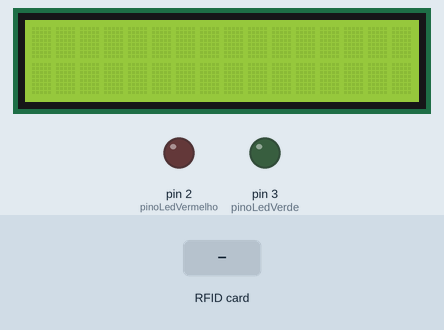
Recording of a sketch running on a simulated Arduino Uno, built with avr-gcc and run on an emulated ATmega328P. Shown: 16×2 character LCD, output pins drawn as LEDs (lit = HIGH). The test bench sets the inputs (shaded band). Pins used as bus, display or sensor lines are not drawn; what the sketch prints to the serial monitor is not drawn.

Above: at 1.3 s.
1.4 s: RFID card 73 B0 2B A6 held to the reader
At 2.6 s:
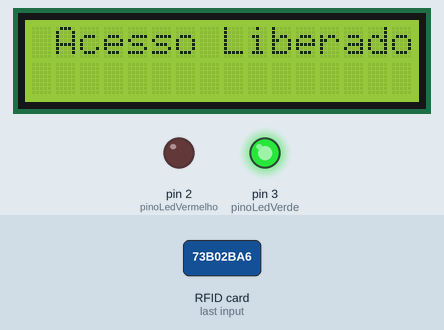
2.9 s: RFID card 5E 7A 19 C4 held to the reader
At 5.5 s:
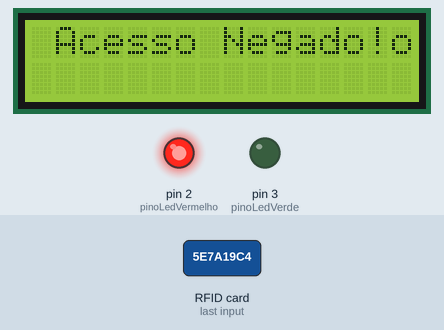
At 7.8 s:
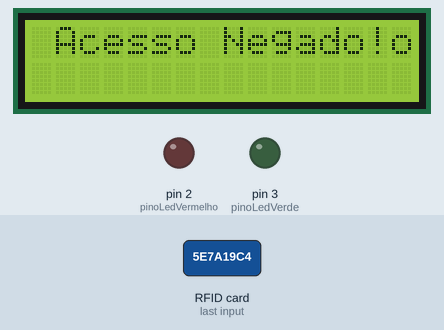
Timing chart, 0 to 9.3 s (numbered marks = the images above; inputs shaded):
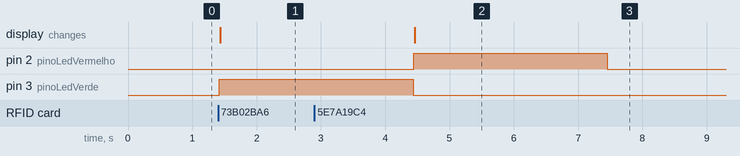

Measured:
- after the input at 1.4 s, pin 3 (pinoLedVerde): LOW → HIGH at once; the display: changes at once (image 1)
- after the input at 2.9 s, pin 2 (pinoLedVermelho): LOW → HIGH after 1.5 s, → LOW 3.0 s later; the display: changes after 1.6 s (image 2)

The sketch:

capture_uidtag.ino
```cpp
#include <SPI.h>
#include <Wire.h>
#include <LiquidCrystal_I2C.h>
#include <MFRC522.h>

#define SS_PIN 10 //PIN SDA
#define RST_PIN 9 //PIN RESET
#define I2C_ADDR    0x27
#define LCD_COLUMNS 16
#define LCD_LINES   2

LiquidCrystal_I2C lcd(I2C_ADDR, LCD_COLUMNS, LCD_LINES);


MFRC522 rfid(SS_PIN, RST_PIN); //PASSAGEM DE PARÂMETROS REFERENTE AOS PINOS
const int pinoLedVerde = 3; //LED VERDE
const int pinoLedVermelho = 2; //LED VERMELHO


void setup() {
  Wire.begin(); //INICIALIZA A BIBLIOTECA WIRE
  lcd.init();
  lcd.backlight();
  Serial.begin(9600); //INICIALIZA A SERIAL
  SPI.begin(); //INICIALIZA O BARRAMENTO SPI
  rfid.PCD_Init(); //INICIALIZA MFRC522
  pinMode(pinoLedVerde, OUTPUT);
  pinMode(pinoLedVermelho, OUTPUT);

  digitalWrite(pinoLedVerde, LOW);
  digitalWrite(pinoLedVermelho, LOW);

  Serial.println("Leitor RFID iniciado. Aproxime uma tag/cartão para leitura...");
}

void loop() {
  if (!rfid.PICC_IsNewCardPresent() || !rfid.PICC_ReadCardSerial()) //VERIFICA SE O CARTÃO PRESENTE NO LEITOR É DIFERENTE DO ÚLTIMO CARTÃO LIDO. CASO NÃO SEJA, FAZ
    return;

  /*if (!rfid.PICC_IsNewCardPresent()) {
    Serial.println("Aguardando a aproximação de uma tag...");
    delay(1000); // Atraso para evitar mensagens excessivas
    return;
  }

  if (!rfid.PICC_ReadCardSerial()) {
    Serial.println("Falha na leitura da tag.");
    return;
  }
  */
  String strID = "";
  for (byte i = 0; i < 4; i++) {
    strID +=
    (rfid.uid.uidByte[i] < 0x10 ? "0" : "") +
    String(rfid.uid.uidByte[i], HEX) +
    (i!=3 ? ":" : "");
  }
  strID.toUpperCase();

  Serial.print("Identificador (UID) da tag: ");
  Serial.println(strID);

  if (strID.indexOf("73:B0:2B:A6") >= 0) { // Autoriza a tag
    digitalWrite(pinoLedVerde, HIGH); //LIGA O LED VERDE
    lcd.setCursor(1, 0);
    lcd.print("Acesso Liberado!");
    delay(3000);
    digitalWrite(pinoLedVerde, LOW);
  }else{ //Senão, tag não autorizada
    digitalWrite(pinoLedVermelho, HIGH);
    lcd.setCursor(1, 0);
    lcd.print("Acesso Negado!");
    delay(3000);
    digitalWrite(pinoLedVermelho, LOW);
  }

  rfid.PICC_HaltA(); //PARADA DA LEITURA DO CARTÃO
  rfid.PCD_StopCrypto1(); //PARADA DA CRIPTOGRAFIA NO PCD
}
```
